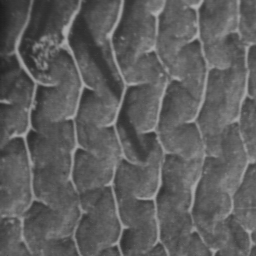
#> input picture TME3/img/seiche.png, 256 x 256 px
$ jupyter execute --allow-errors TME3_FENG_XU.ipynb
#> lines starting #> are read from the running program, lines starting #| are printed output that depends on the picture; after the words box and inside, x2 and y2 are one past the last pixel; in counts of white or black regions, pixels touching at a corner belong together
# TME3: introduction à Numpy

> Consignes: le fichier TME3_Sujet.ipynb est à déposer sur le site Moodle de l'UE https://moodle-sciences.upmc.fr/moodle-2018/course/view.php?id=4650. Si vous êtes en binôme, renommez-le en TME3_nom1_nom2.ipynb.

## Exercice 1:
Implémenter les exemples vu en TD. Imprimer les tableaux résultats pour vérification.

[cell 1]
##from numpy import *
from PIL import Image
from pylab import *
import numpy as np

[cell 2]
#Exo01 Q01
'''
liste = [0]*100
for i in range(100):
    liste[i] = i

print(liste)

tab = np.array(liste).reshape(10,10)
print(tab)
'''
tab=np.arange(100).reshape((10,10))
print(tab)
print(type(tab))
print(tab.dtype)##int64 entier（-9223372036854775808 to 9223372036854775807）
print(tab.shape)##ligne,colone

[cell 3]
#Exo01 Q02

tab_short = asarray(tab, dtype = np.int8)
print (tab_short)
print(tab_short.dtype)

[cell 4]
#Exo01 Q03

tab_float = asarray(tab, dtype = np.float32)
tab_double = asarray(tab, dtype =  np.float64)

print (tab_float)
print(tab_float.dtype)
print ()
print (tab_double)
print(tab_double.dtype)

[cell 5]
#Exo01 Q04

print(tab.ndim)
print(tab.shape)
print(tab.size)

[cell 6]
#Exo01 Q05

##print(array(range(10)))

vecteur_null = np.zeros((100),dtype = None,order = 'C')
print(vecteur_null)

[cell 7]
#Exo01 Q06

table_null = np.zeros((20,30),dtype = None,order = 'C')
print(table_null)

[cell 8]
#Exo01 Q07

table_full_3d = np.full((20,30,3),255,dtype = None)
print(table_full_3d)

[cell 9]
#Exo02 Q01

def moyenne (tab):
    total = 0
    moy = 0
    n,m = tab.shape
    for i in  range (n):
        for j in  range (m):
            total += tab[i,j]
    moy = total/(n*m)
    return moy

print(moyenne(tab))

[cell 10]
#Exo02 Q02

vecteur_x = np.empty((100),dtype = float)
for i in  range (100):
    vecteur_x[i] = -pi+i*((2*pi)/99)

print(vecteur_x)

[cell 11]
#Exo02 Q03

vecteur_y = np.empty((100),dtype = float)
for i in  range (100):
    vecteur_y[i] = np.sin(vecteur_x[i])

print(vecteur_y)

[cell 12]
#Exo02 Q04

from matplotlib import pyplot as plt

plt.figure(1)
plt.xlabel("x")
plt.ylabel("y")
plt.title("y = sin(x)")
plt.plot(vecteur_x,vecteur_y)
plt.show()
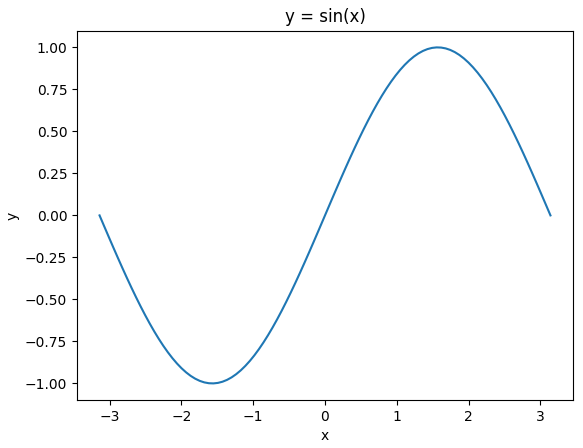
#> figure drawn by matplotlib, 1 panel; curve peaks at x = 1.55, y = 1

[cell 13]
#Exo02 Q05

tabZ = np.zeros([100,100], dtype = float)
for i in range(100):
    x = -(-3+i*(6/99))**2
    for j in range(100):
        y = -(-3+j*(6/99))**2
        tabZ[i,j] = np.exp(x+y)

print(tabZ)

plt.imshow(tabZ)
plt.show
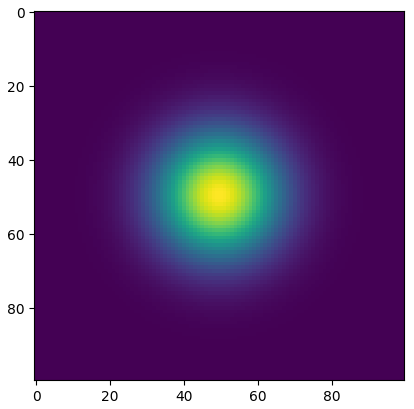
#> figure drawn by matplotlib, 1 panel

[cell 14]
#Exo02 Q06

tabZb = tabZ
tabZb[0:20,:]=0
tabZb[80:99,:]=0
tabZb[:,0:20]=0
tabZb[:,80:99]=0

print(tabZb)

plt.imshow(tabZb)
plt.show

[cell 15]
#Exo02 Q07

tabZi = tabZ
tabZi[20:80,20:80] = 0

print(tabZi)

plt.imshow(tabZi)
plt.show
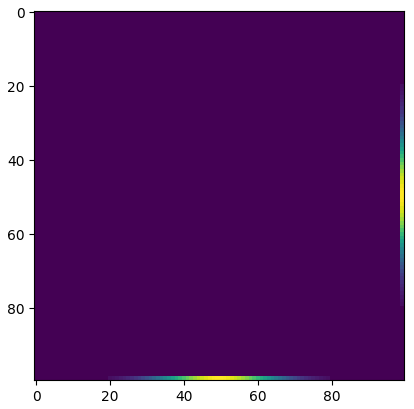
#> figure drawn by matplotlib, 1 panel

[cell 16]
#Exo03 Q01

s = tab.size
somme = sum(tab)
moy = somme/s
print(moy)

[cell 17]
#Exo03 Q02

x = np.linspace(-pi,pi,100)
print(x)

[cell 18]
#Exo03 Q03

y = np.sin(x)
print(y)

plt.figure(2)
plt.xlabel("x")
plt.ylabel("y")
plt.title("y = sin(x)")
plt.plot(x,y)
plt.show()

[cell 19]
#Exo03 Q04

x = linspace(-3,3,100)
y = linspace(-3,3,100)

print(x)
print(y)
print()

xv,yv = meshgrid(x,y)

print(xv)
print()
print(yv)

res = matmul(yv,xv)

print()
print(res)

plt.imshow(res)
plt.show
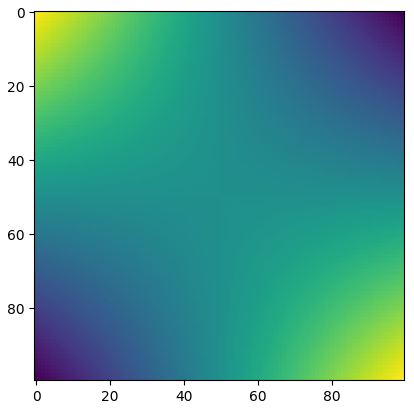
#> figure drawn by matplotlib, 1 panel

[cell 20]
#Exo03 Q05

tableau = np.zeros([12,10], dtype = np.int8)

for i in range(12):
    tableau[i,:] = np.random.randint(0,11,10)

cpt = 0

for i in range(12):
    for j in range(10):
        if tableau[i,j] == 5:
            cpt=cpt+1

print(cpt)

#> (a cell that did not finish here is left out)

#> (a cell that did not finish here is left out)

[cell 23]
#Exo04 Q03

def extrema(image):
    data = image.getdata()
    vecteur = list(data)

    minP = 10000
    maxP = 0

    for v in range(len(vecteur)):
        if v < minP:
            minP = v
        if v > maxP:
            maxP = v

    return minP, maxP


#> (the rest of this cell did not finish here and is left out)

#> (a cell that did not finish here is left out)

## Exercice 2: Numpy et les images

### 2.1 Normalisation
Normaliser l'image <tt>img/seiche.png</tt>. Indication: utiliser les méthodes <tt>min()</tt> et <tt>max()</tt> de la classe <tt>ndarray</tt>. Afficher l'image PIL <tt>seiche.png</tt> puis le tableau numpy normalisé. Ps: si l'image numpy apparait colorée, utiliser la fonction gray() qui fixe la palette de couleurs d'<tt>imshow()</tt> en niveaux de gris.

[cell 25]
from PIL import Image
from pylab import *

img_seiche = Image.open("img/seiche.png")
#> img_seiche is the input picture: PIL image 256x256 L; min 27, max 172, mean 94.2
subplot (1,2,1)
title('original')
axis('off')
imshow(img_seiche)

tab_seiche = np.array(img_seiche)
valMin = np.min(tab_seiche)
#> valMin = 27
valMax = np.max(tab_seiche)
#> valMax = 172

print(valMin)
print(valMax)

seiche = (tab_seiche-valMin)*(255/(valMax-valMin))+0 #normaliser
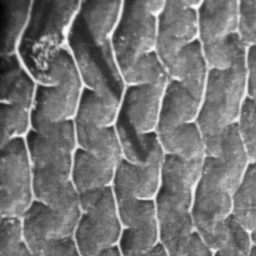
#> seiche: shape (256, 256) float64; min 0, max 255, mean 118.2


subplot (1,2,2)
title('normalisation')
axis('off')
imshow(seiche, cmap='gray')

### 2.2 Visualisation PIL et Numpy
Lire l'image <tt>img/CT-scan.png</tt> (une coupe d'une acquisition d'un scanner X d'un corps humain) avec PIL et sa classe <tt>Image</tt>. Imprimer les extremas de l'image et l'image PIL. Transformer-là en tableau Numpy. A nouveau afficher ce tableau sous forme d'image. Que constatez-vous ?

#> (a cell that did not finish here is left out)

### 2.3 Seuillage
Prendre le tableau numpy de la question précédente. Appliquer un seuillage haut au seuil 255.
Remarque: cette opération se fait une instruction Python. Afficher le résultat sous forme d'image et comparer avec l'image PIL affichée à la question précédente. Qu'en déduisez vous du comportement de imshow() sur les images PIL ?

[cell 27]
subplot (1,2,1)
title('normalisation')
axis('off')
#> (the rest of this cell did not finish here and is left out)

### 2.4 Seuillage - suite
Sur la même image, appliquer un seuillage à 1000 et commenter la visualisation de l'image seuillée. Essayer d'autres valeurs de seuils pour différentier certains organes.

[cell 28]
subplot (1,2,1)
title('normalisation')
axis('off')
#> (the rest of this cell did not finish here and is left out)

### 2.4 Damier
Comment fabriquer un image qui représente un damier (alternance de 6 cases blanches et 6 cases noires en ligne et en colonne), chaque case étant de taille 20 par 20. On pourra utiliser les fonctions <tt>hstack()</tt>, <tt>vstack()</tt> et <tt>tile()</tt>.

[cell 29]
h = 12*20
#> h = 240
w = 12*20
size = h*w
#> size = 57600
damier=np.array(range(size)).reshape(h,w)
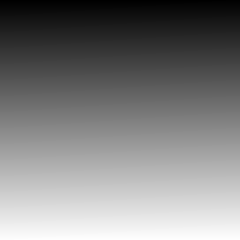
#> damier: shape (240, 240) int64; min 0, max 57599, mean 28799.5; drawn with min black and max white
for i in range(h):
    for j in range(w):
        indice = (int)(i/20)+(int)(j/20)
        if indice%2==0:
            damier[i,j]=255
        else:
            damier[i,j]=0
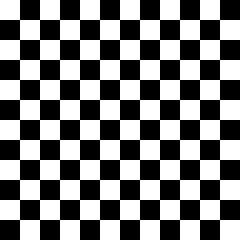
#> damier: shape (240, 240) int64; 50% white; 1 white region, box (x1, y1, x2, y2) and area: (0, 0, 240, 240) 28800

print(damier)
imshow(damier)

## Exercice 3: Manipulation et parcours de tableaux
### 3.1 Permutation de colonnes
Écrire un code Python qui créé un tableau <tt>A</tt> initialisé à des valeurs quelconque, ou bien une image lue sur le disque, construit un tableau <tt>B</tt> de même taille qui contient en première colonne la dernière colonne de <tt>A</tt>, et pour ses colonnes restantes, les premières colonnes de <tt>A</tt>.

[cell 30]
A = np.eye(6,6)
print(A)
print(A[:,1:6])
print(A[:,0])

B = np.append(A[:,1:6],np.vstack(A[:,0]),axis=1)

subplot (1,2,1)
axis('off')
imshow(A)

subplot (1,2,2)
axis('off')
imshow(B)
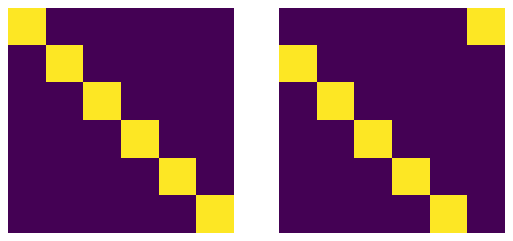
#> figure drawn by matplotlib, 2 panels

### 3.2 Duplication de lignes et colonnes
Écrire un code Python qui prend le même tableau <tt>A</tt>, créé un tableau <tt>A2</tt> ayant 2 lignes et deux colonnes de plus que <tt>A</tt> et telque :
 - <tt>A2</tt> privé de ses premières et dernières lignes et colonnes doit valoir <tt>A</tt>.
 - Les bords de <tt>A2</tt> doivent correspondre aux bords de <tt>A</tt>. Les valeurs aux coins de A2 ne devraient pas vous poser de problème !

[cell 31]
A = np.eye(6,6)
B = (A[0,:],A,A[5,:])
A2_ligne = np.vstack(B)
A2_colonne = np.append(A2_ligne,np.vstack(A2_ligne[:,5]),axis=1)
A2_colonne = np.append(np.vstack(A2_colonne[:,0],),A2_colonne,axis=1)

print(A2_colonne)
imshow(A2_colonne)
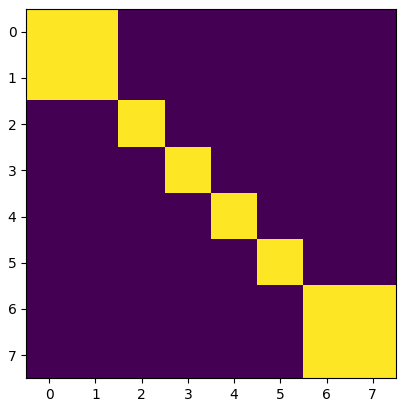
#> figure drawn by matplotlib, 1 panel
